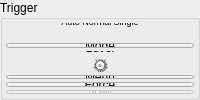
      <widget class="QGroupBox" name="triggerGrpBox">
       <property name="enabled">
        <bool>true</bool>
       </property>
       <property name="sizePolicy">
        <sizepolicy hsizetype="Ignored" vsizetype="Ignored">
         <horstretch>0</horstretch>
         <verstretch>0</verstretch>
        </sizepolicy>
       </property>
       <property name="font">
        <font>
         <italic>false</italic>
         <bold>false</bold>
        </font>
       </property>
       <property name="mouseTracking">
        <bool>false</bool>
       </property>
       <property name="tabletTracking">
        <bool>false</bool>
       </property>
       <property name="windowOpacity">
        <double>1.000000000000000</double>
       </property>
       <property name="windowModified">
        <bool>false</bool>
       </property>
       <property name="toolTipDuration">
        <number>-1</number>
       </property>
       <property name="autoFillBackground">
        <bool>false</bool>
       </property>
       <property name="title">
        <string>Trigger</string>
       </property>
       <property name="checked">
        <bool>false</bool>
       </property>
       <layout class="QGridLayout" name="gridLayout_11" rowstretch="1,1,1,1,3,1,1,1">
        <property name="leftMargin">
         <number>3</number>
        </property>
        <property name="topMargin">
         <number>3</number>
        </property>
        <property name="rightMargin">
         <number>3</number>
        </property>
        <property name="bottomMargin">
         <number>3</number>
        </property>
        <property name="spacing">
         <number>3</number>
        </property>
        <item row="0" column="0" colspan="3">
         <widget class="QLabel" name="trigModeLabel">
          <property name="enabled">
           <bool>true</bool>
          </property>
          <property name="sizePolicy">
           <sizepolicy hsizetype="Ignored" vsizetype="Ignored">
            <horstretch>0</horstretch>
            <verstretch>0</verstretch>
           </sizepolicy>
          </property>
          <property name="font">
           <font>
            <pointsize>7</pointsize>
            <italic>false</italic>
            <bold>false</bold>
           </font>
          </property>
          <property name="mouseTracking">
           <bool>false</bool>
          </property>
          <property name="tabletTracking">
           <bool>false</bool>
          </property>
          <property name="windowOpacity">
           <double>1.000000000000000</double>
          </property>
          <property name="windowModified">
           <bool>false</bool>
          </property>
          <property name="toolTipDuration">
           <number>-1</number>
          </property>
          <property name="autoFillBackground">
           <bool>false</bool>
          </property>
          <property name="styleSheet">
           <string notr="true">font: 7pt;</string>
          </property>
          <property name="lineWidth">
           <number>1</number>
          </property>
          <property name="midLineWidth">
           <number>0</number>
          </property>
          <property name="text">
           <string>Auto Normal Single</string>
          </property>
          <property name="scaledContents">
           <bool>false</bool>
          </property>
          <property name="alignment">
           <set>Qt::AlignBottom|Qt::AlignHCenter</set>
          </property>
          <property name="wordWrap">
           <bool>false</bool>
          </property>
          <property name="margin">
           <number>0</number>
          </property>
          <property name="indent">
           <number>-1</number>
          </property>
          <property name="openExternalLinks">
           <bool>false</bool>
          </property>
         </widget>
        </item>
        <item row="7" column="0" colspan="3">
         <widget class="QPushButton" name="trig50pctButton">
          <property name="enabled">
           <bool>false</bool>
          </property>
          <property name="sizePolicy">
           <sizepolicy hsizetype="Ignored" vsizetype="Ignored">
            <horstretch>0</horstretch>
            <verstretch>0</verstretch>
           </sizepolicy>
          </property>
          <property name="font">
           <font>
            <italic>false</italic>
            <bold>false</bold>
           </font>
          </property>
          <property name="mouseTracking">
           <bool>false</bool>
          </property>
          <property name="tabletTracking">
           <bool>false</bool>
          </property>
          <property name="windowOpacity">
           <double>1.000000000000000</double>
          </property>
          <property name="windowModified">
           <bool>false</bool>
          </property>
          <property name="toolTipDuration">
           <number>-1</number>
          </property>
          <property name="autoFillBackground">
           <bool>false</bool>
          </property>
          <property name="text">
           <string>50%</string>
          </property>
          <property name="iconSize">
           <size>
            <width>16</width>
            <height>16</height>
           </size>
          </property>
          <property name="checked">
           <bool>false</bool>
          </property>
          <property name="autoRepeat">
           <bool>false</bool>
          </property>
          <property name="autoExclusive">
           <bool>false</bool>
          </property>
          <property name="autoRepeatDelay">
           <number>300</number>
          </property>
          <property name="autoRepeatInterval">
           <number>100</number>
          </property>
          <property name="autoDefault">
           <bool>false</bool>
          </property>
          <property name="default">
           <bool>false</bool>
          </property>
         </widget>
        </item>
        <item row="1" column="1">
         <widget class="Led" name="trigModeNormLed" native="true">
          <property name="enabled">
           <bool>true</bool>
          </property>
          <property name="sizePolicy">
           <sizepolicy hsizetype="Ignored" vsizetype="Ignored">
            <horstretch>0</horstretch>
            <verstretch>0</verstretch>
           </sizepolicy>
          </property>
          <property name="minimumSize">
           <size>
            <width>10</width>
            <height>10</height>
           </size>
          </property>
          <property name="font">
           <font>
            <italic>false</italic>
            <bold>false</bold>
           </font>
          </property>
          <property name="mouseTracking">
           <bool>false</bool>
          </property>
          <property name="tabletTracking">
           <bool>false</bool>
          </property>
          <property name="windowOpacity">
           <double>1.000000000000000</double>
          </property>
          <property name="windowModified">
           <bool>false</bool>
          </property>
          <property name="toolTipDuration">
           <number>-1</number>
          </property>
          <property name="autoFillBackground">
           <bool>false</bool>
          </property>
         </widget>
        </item>
        <item row="6" column="0" colspan="3">
         <widget class="QPushButton" name="trigForceButton">
          <property name="enabled">
           <bool>true</bool>
          </property>
          <property name="sizePolicy">
           <sizepolicy hsizetype="Ignored" vsizetype="Ignored">
            <horstretch>0</horstretch>
            <verstretch>0</verstretch>
           </sizepolicy>
          </property>
          <property name="font">
           <font>
            <italic>false</italic>
            <bold>false</bold>
           </font>
          </property>
          <property name="mouseTracking">
           <bool>false</bool>
          </property>
          <property name="tabletTracking">
           <bool>false</bool>
          </property>
          <property name="windowOpacity">
           <double>1.000000000000000</double>
          </property>
          <property name="windowModified">
           <bool>false</bool>
          </property>
          <property name="toolTipDuration">
           <number>-1</number>
          </property>
          <property name="autoFillBackground">
           <bool>false</bool>
          </property>
          <property name="text">
           <string>Force</string>
          </property>
          <property name="iconSize">
           <size>
            <width>16</width>
            <height>16</height>
           </size>
          </property>
          <property name="checked">
           <bool>false</bool>
          </property>
          <property name="autoRepeat">
           <bool>false</bool>
          </property>
          <property name="autoExclusive">
           <bool>false</bool>
          </property>
          <property name="autoRepeatDelay">
           <number>300</number>
          </property>
          <property name="autoRepeatInterval">
           <number>100</number>
          </property>
          <property name="autoDefault">
           <bool>false</bool>
          </property>
          <property name="default">
           <bool>false</bool>
          </property>
         </widget>
        </item>
        <item row="5" column="0" colspan="3">
         <widget class="QPushButton" name="trigMenuButton">
          <property name="enabled">
           <bool>true</bool>
          </property>
          <property name="sizePolicy">
           <sizepolicy hsizetype="Ignored" vsizetype="Ignored">
            <horstretch>0</horstretch>
            <verstretch>0</verstretch>
           </sizepolicy>
          </property>
          <property name="font">
           <font>
            <italic>false</italic>
            <bold>false</bold>
           </font>
          </property>
          <property name="mouseTracking">
           <bool>false</bool>
          </property>
          <property name="tabletTracking">
           <bool>false</bool>
          </property>
          <property name="windowOpacity">
           <double>1.000000000000000</double>
          </property>
          <property name="windowModified">
           <bool>false</bool>
          </property>
          <property name="toolTipDuration">
           <number>-1</number>
          </property>
          <property name="autoFillBackground">
           <bool>false</bool>
          </property>
          <property name="text">
           <string>Menu</string>
          </property>
          <property name="iconSize">
           <size>
            <width>16</width>
            <height>16</height>
           </size>
          </property>
          <property name="checked">
           <bool>false</bool>
          </property>
          <property name="autoRepeat">
           <bool>false</bool>
          </property>
          <property name="autoExclusive">
           <bool>false</bool>
          </property>
          <property name="autoRepeatDelay">
           <number>300</number>
          </property>
          <property name="autoRepeatInterval">
           <number>100</number>
          </property>
          <property name="autoDefault">
           <bool>false</bool>
          </property>
          <property name="default">
           <bool>false</bool>
          </property>
         </widget>
        </item>
        <item row="1" column="0">
         <widget class="Led" name="trigModeAutoLed" native="true">
          <property name="enabled">
           <bool>true</bool>
          </property>
          <property name="sizePolicy">
           <sizepolicy hsizetype="Ignored" vsizetype="Ignored">
            <horstretch>0</horstretch>
            <verstretch>0</verstretch>
           </sizepolicy>
          </property>
          <property name="minimumSize">
           <size>
            <width>10</width>
            <height>10</height>
           </size>
          </property>
          <property name="font">
           <font>
            <italic>false</italic>
            <bold>false</bold>
           </font>
          </property>
          <property name="mouseTracking">
           <bool>false</bool>
          </property>
          <property name="tabletTracking">
           <bool>false</bool>
          </property>
          <property name="windowOpacity">
           <double>1.000000000000000</double>
          </property>
          <property name="windowModified">
           <bool>false</bool>
          </property>
          <property name="toolTipDuration">
           <number>-1</number>
          </property>
          <property name="autoFillBackground">
           <bool>false</bool>
          </property>
         </widget>
        </item>
        <item row="4" column="0" colspan="3">
         <widget class="Dial" name="trigAdjustDial">
          <property name="enabled">
           <bool>true</bool>
          </property>
          <property name="sizePolicy">
           <sizepolicy hsizetype="Ignored" vsizetype="Ignored">
            <horstretch>0</horstretch>
            <verstretch>0</verstretch>
           </sizepolicy>
          </property>
          <property name="font">
           <font>
            <italic>false</italic>
            <bold>false</bold>
           </font>
          </property>
          <property name="mouseTracking">
           <bool>false</bool>
          </property>
          <property name="tabletTracking">
           <bool>false</bool>
          </property>
          <property name="windowOpacity">
           <double>1.000000000000000</double>
          </property>
          <property name="windowModified">
           <bool>false</bool>
          </property>
          <property name="toolTipDuration">
           <number>-1</number>
          </property>
          <property name="autoFillBackground">
           <bool>false</bool>
          </property>
          <property name="maximum">
           <number>100</number>
          </property>
          <property name="wrapping">
           <bool>true</bool>
          </property>
          <property name="notchesVisible">
           <bool>true</bool>
          </property>
         </widget>
        </item>
        <item row="2" column="0" colspan="3">
         <widget class="QPushButton" name="trigModeButton">
          <property name="enabled">
           <bool>true</bool>
          </property>
          <property name="sizePolicy">
           <sizepolicy hsizetype="Ignored" vsizetype="Ignored">
            <horstretch>0</horstretch>
            <verstretch>0</verstretch>
           </sizepolicy>
          </property>
          <property name="font">
           <font>
            <italic>false</italic>
            <bold>false</bold>
           </font>
          </property>
          <property name="mouseTracking">
           <bool>false</bool>
          </property>
          <property name="tabletTracking">
           <bool>false</bool>
          </property>
          <property name="windowOpacity">
           <double>1.000000000000000</double>
          </property>
          <property name="windowModified">
           <bool>false</bool>
          </property>
          <property name="toolTipDuration">
           <number>-1</number>
          </property>
          <property name="autoFillBackground">
           <bool>false</bool>
          </property>
          <property name="text">
           <string>Mode</string>
          </property>
          <property name="iconSize">
           <size>
            <width>16</width>
            <height>16</height>
           </size>
          </property>
          <property name="checked">
           <bool>false</bool>
          </property>
          <property name="autoRepeat">
           <bool>false</bool>
          </property>
          <property name="autoExclusive">
           <bool>false</bool>
          </property>
          <property name="autoRepeatDelay">
           <number>300</number>
          </property>
          <property name="autoRepeatInterval">
           <number>100</number>
          </property>
          <property name="autoDefault">
           <bool>false</bool>
          </property>
          <property name="default">
           <bool>false</bool>
          </property>
         </widget>
        </item>
        <item row="3" column="0" colspan="3">
         <widget class="QLabel" name="trigLevelLabel">
          <property name="enabled">
           <bool>true</bool>
          </property>
          <property name="sizePolicy">
           <sizepolicy hsizetype="Ignored" vsizetype="Ignored">
            <horstretch>0</horstretch>
            <verstretch>0</verstretch>
           </sizepolicy>
          </property>
          <property name="font">
           <font>
            <italic>false</italic>
            <bold>false</bold>
           </font>
          </property>
          <property name="mouseTracking">
           <bool>false</bool>
          </property>
          <property name="tabletTracking">
           <bool>false</bool>
          </property>
          <property name="windowOpacity">
           <double>1.000000000000000</double>
          </property>
          <property name="windowModified">
           <bool>false</bool>
          </property>
          <property name="toolTipDuration">
           <number>-1</number>
          </property>
          <property name="autoFillBackground">
           <bool>false</bool>
          </property>
          <property name="lineWidth">
           <number>1</number>
          </property>
          <property name="midLineWidth">
           <number>0</number>
          </property>
          <property name="text">
           <string>Level</string>
          </property>
          <property name="scaledContents">
           <bool>false</bool>
          </property>
          <property name="alignment">
           <set>Qt::AlignBottom|Qt::AlignHCenter</set>
          </property>
          <property name="wordWrap">
           <bool>false</bool>
          </property>
          <property name="margin">
           <number>0</number>
          </property>
          <property name="indent">
           <number>-1</number>
          </property>
          <property name="openExternalLinks">
           <bool>false</bool>
          </property>
         </widget>
        </item>
        <item row="1" column="2">
         <widget class="Led" name="trigModeSingLed" native="true">
          <property name="enabled">
           <bool>true</bool>
          </property>
          <property name="sizePolicy">
           <sizepolicy hsizetype="Ignored" vsizetype="Ignored">
            <horstretch>0</horstretch>
            <verstretch>0</verstretch>
           </sizepolicy>
          </property>
          <property name="minimumSize">
           <size>
            <width>10</width>
            <height>10</height>
           </size>
          </property>
          <property name="font">
           <font>
            <italic>false</italic>
            <bold>false</bold>
           </font>
          </property>
          <property name="mouseTracking">
           <bool>false</bool>
          </property>
          <property name="tabletTracking">
           <bool>false</bool>
          </property>
          <property name="windowOpacity">
           <double>1.000000000000000</double>
          </property>
          <property name="windowModified">
           <bool>false</bool>
          </property>
          <property name="toolTipDuration">
           <number>-1</number>
          </property>
          <property name="autoFillBackground">
           <bool>false</bool>
          </property>
         </widget>
        </item>
       </layout>
      </widget>
